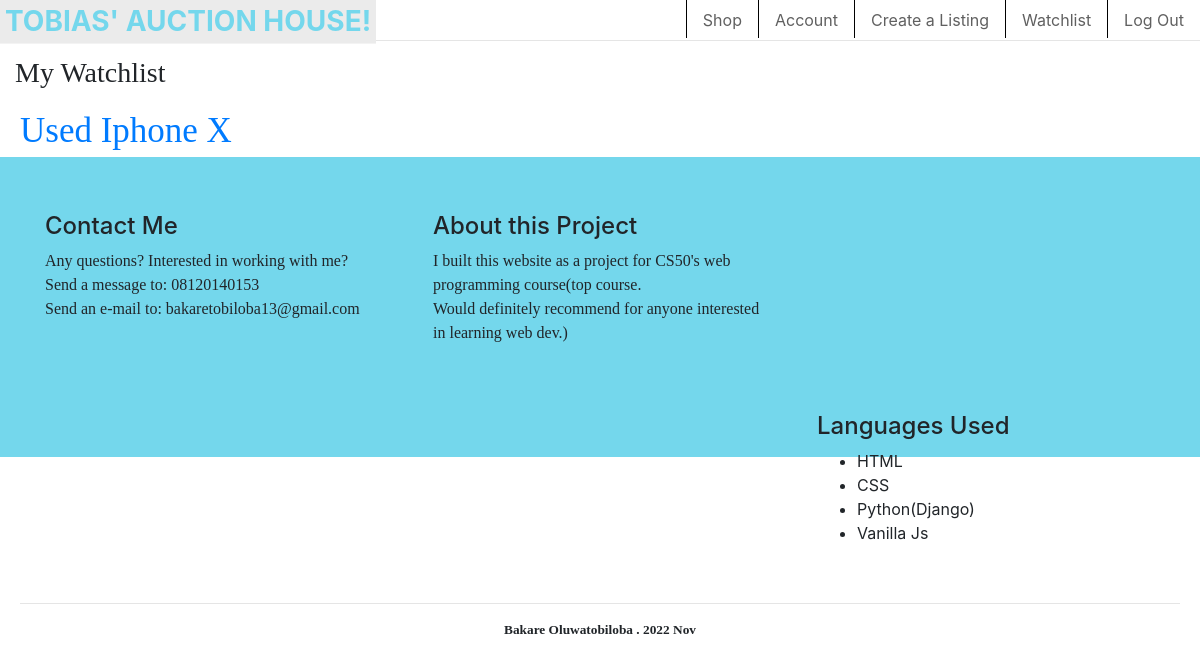
/watchlist (signed in), run on an earlier commit of the app's database.
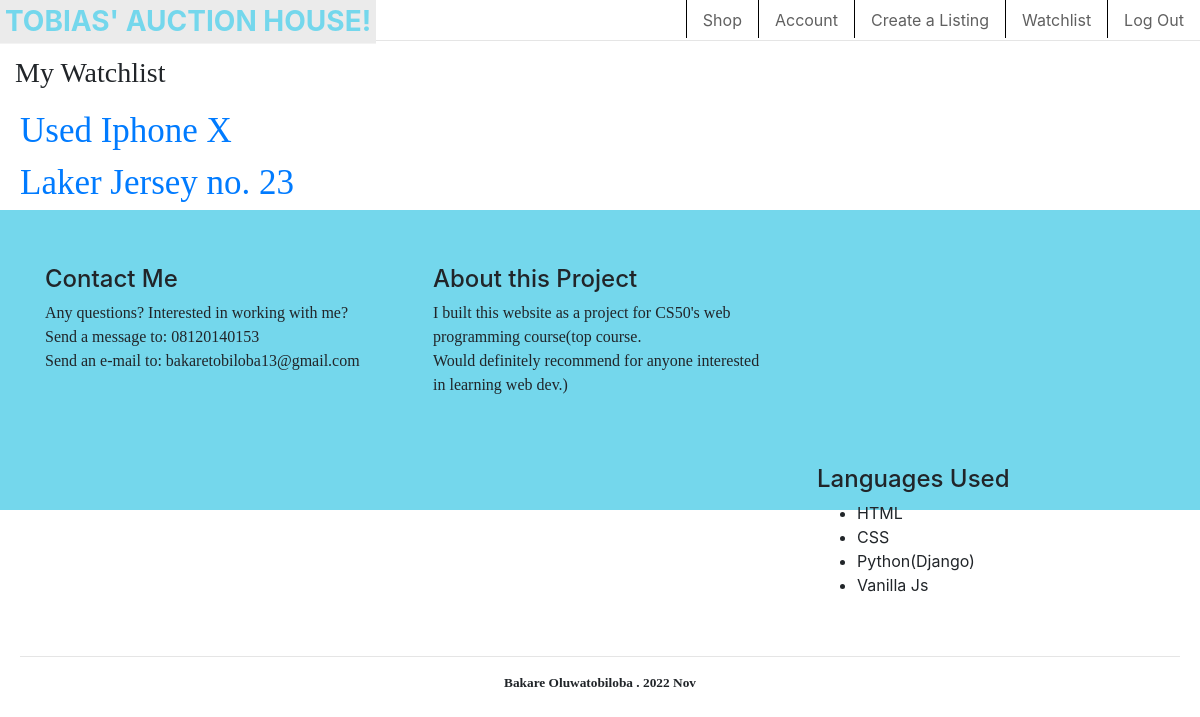
And on a later commit of the database.
### auctions/models.py (models this page shows, shortened)
class WatchList(models.Model):
    item_id = models.ForeignKey(Listing,on_delete=models.CASCADE, related_name="watchlist_item",unique=True)
    owner = models.ForeignKey(User,on_delete=models.CASCADE,related_name="watchlist_owner")
    def __str__(self):
        return f"  {self.item_id.Item_Name} "

class Listing(models.Model):
    owner = models.ForeignKey(User,on_delete=models.CASCADE,related_name="lister")
    image = models.ImageField(upload_to='images')
    caption= models.CharField(max_length= 64,default="Image ofListing ")
    Item_Name = models.CharField(max_length=64)
    category = models.ForeignKey(Category,on_delete=models.CASCADE,related_name="categories")
    Description = models.CharField(max_length=264)
    Starting_price = models.IntegerField()
    Highest_Bid = models.IntegerField(default=0)
    Auction_closed = models.BooleanField(default=False)

### auctions/views.py (the view)
# urls.py: path("watchlist", views.watchlist, name="watchlist"),
def watchlist(request):
    watchlist=WatchList.objects.filter(owner =request.user.id)
    return render(request, "auctions/watchlist.html",{
        "watchlist":watchlist
    })

### auctions/templates/auctions/watchlist.html
{% extends "auctions/layout.html" %}pk
{% block body %}
    <h3 class="xxx">My Watchlist</h3>
    {%for listing in watchlist%}
        <a href="{% url 'listing' listing.item_id.pk %}" id="productTitle" style="margin: 20px;">{{ listing }}</a> <br>
    {%empty%}
        Your watchlist is empty. You should add some items
    {%endfor%}
{% endblock%}

What changed in the data, as far as the page shows it:
added WatchList: item_id.Item_Name "Laker Jersey no. 23"
